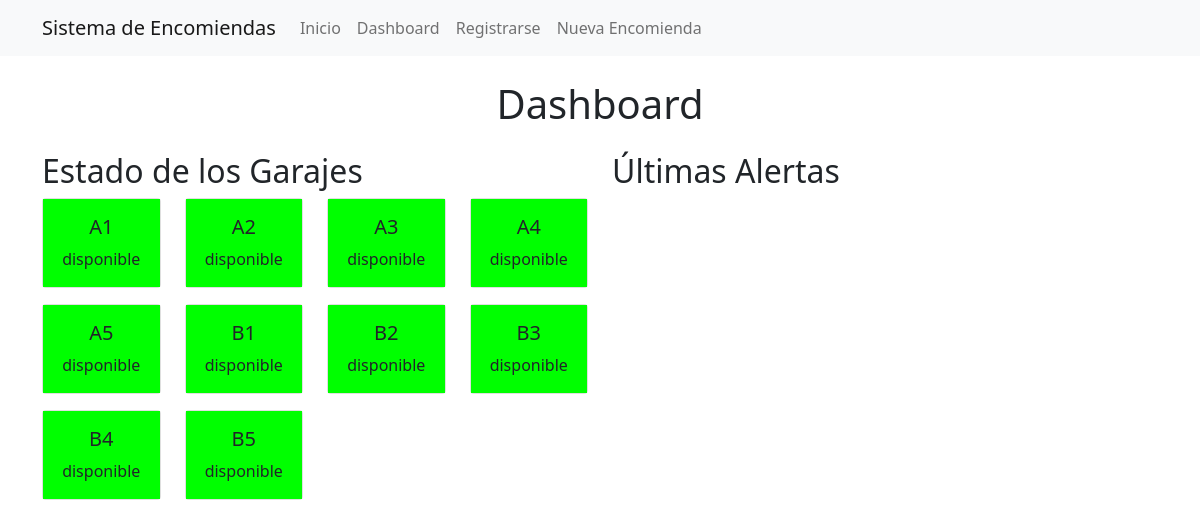
Page /dashboard on the earlier database version.
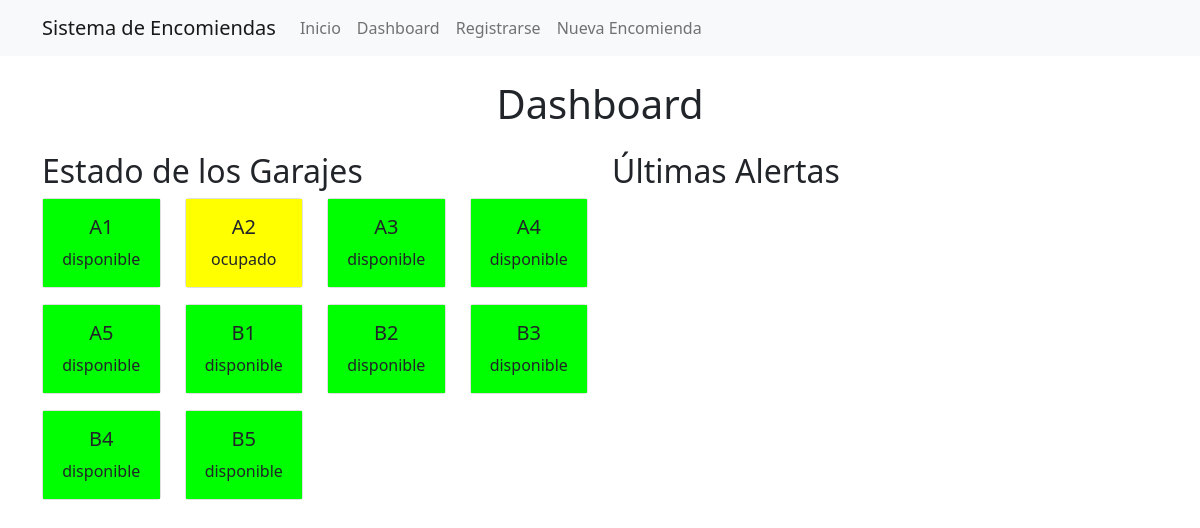
Same page on the later database version.
### tables this page shows
CREATE TABLE garajes (
    id TEXT PRIMARY KEY,
    estado TEXT NOT NULL
);

### app.py (the view)
@app.route('/dashboard')
def dashboard():
    conn = get_db_connection()
    garajes = conn.execute('SELECT * FROM garajes').fetchall()
    alertas = conn.execute('SELECT * FROM alertas ORDER BY fecha DESC LIMIT 5').fetchall()
    conn.close()
    return render_template('dashboard.html', garajes=garajes, alertas=alertas)

### app.py (called while the page is built)
def get_db_connection():
    conn = sqlite3.connect('database.db')
    conn.row_factory = sqlite3.Row
    return conn

### templates/dashboard.html (shortened to what this page needs)
{% extends "base.html" %}
{% block content %}
<h1 class="text-center mb-4">Dashboard</h1>
<div class="row">
    <div class="col-md-6">
        <h2>Estado de los Garajes</h2>
        <div class="row">
            {% for garaje in garajes %}
            <div class="col-3 mb-3">
                <div class="card">
                    <div class="card-body text-center {{ garaje['estado'] }}">
                        <h5 class="card-title">{{ garaje['id'] }}</h5>
                        <p class="card-text">{{ garaje['estado'] }}</p>
                    </div>
                </div>
            </div>
            {% endfor %}
        </div>
    </div>
    <div class="col-md-6">
        <h2>Últimas Alertas</h2>
    </div>
</div>
{% endblock %}

### templates/base.html (shortened to what this page needs)
<!DOCTYPE html>
<html lang="es">
<head>
    <link href="https://cdn.jsdelivr.net/npm/bootstrap@5.1.3/dist/css/bootstrap.min.css" rel="stylesheet">
    <link rel="stylesheet" href="{{ url_for('static', filename='style.css') }}">
</head>
<body>
    <nav class="navbar navbar-expand-lg navbar-light bg-light">
        <div class="container">
            <a class="navbar-brand" href="{{ url_for('index') }}">Sistema de Encomiendas</a>
            <div class="collapse navbar-collapse" id="navbarNav">
                <ul class="navbar-nav">
                    <li class="nav-item"><a class="nav-link" href="{{ url_for('index') }}">Inicio</a></li>
                    <li class="nav-item"><a class="nav-link" href="{{ url_for('dashboard') }}">Dashboard</a></li>
                    <li class="nav-item"><a class="nav-link" href="{{ url_for('register') }}">Registrarse</a></li>
                    <li class="nav-item"><a class="nav-link" href="{{ url_for('encomienda') }}">Nueva Encomienda</a></li>
                </ul>
            </div>
        </div>
    </nav>
    <div class="container mt-4">
        {% block content %}{% endblock %}
    </div>
</body>
</html>

### static/style.css (style rules this page uses)
.disponible { background-color: #00ff00; }
.ocupado { background-color: #ffff00; }

Differences in the rows shown:
changed garajes "A2": estado "disponible" → "ocupado"
